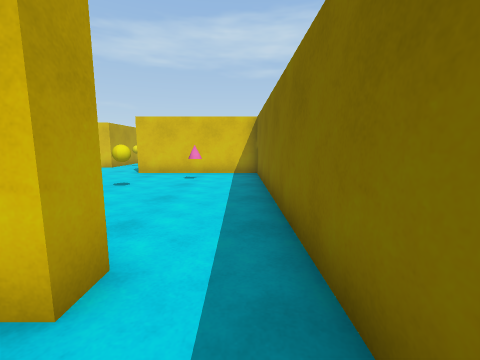
View 1 (above)

23 first-person views from a walk through a 3-D level made in the Unity game engine. The camera is 1.2 m above the floor, tilts 8° down and sees 90° across. The floor is counted in squares, 1 m on a side. Each view is taken from the middle of a square. On the plan, view 1 faces up. The plan holds only what a view shows up to about 12 squares ahead; the rest is blank. The player is left out.

View 2
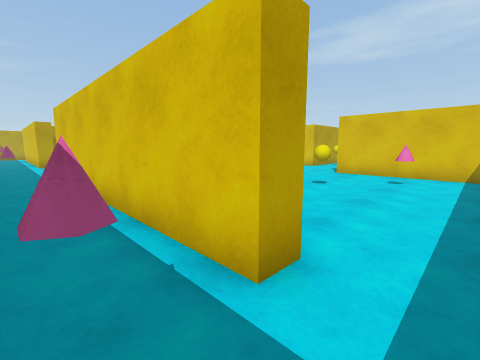

View 3
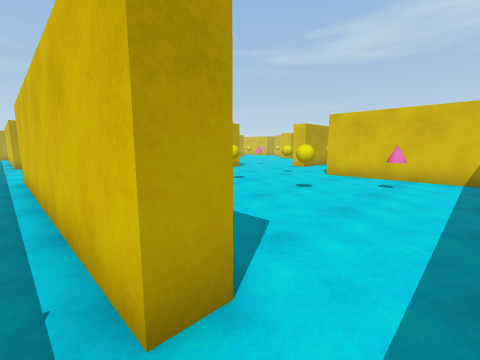

View 4
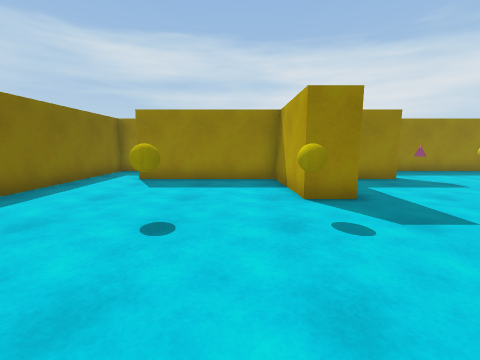

View 5
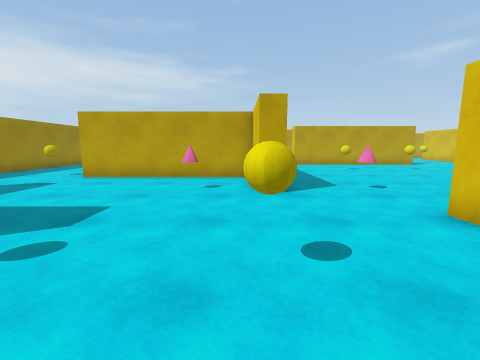

View 6
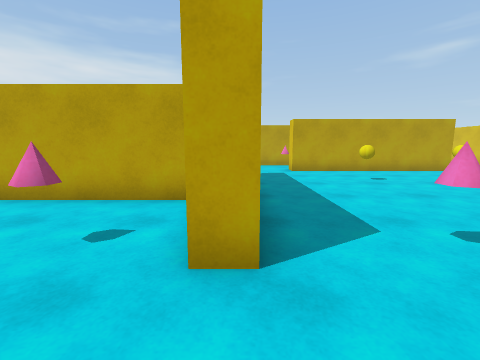

View 7
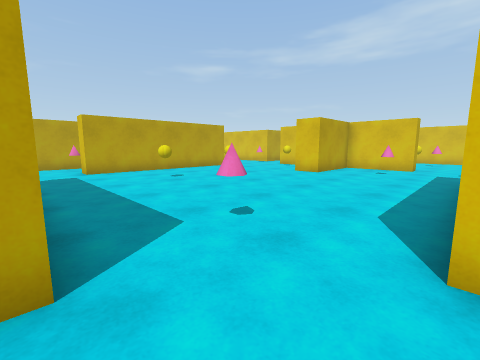

View 8
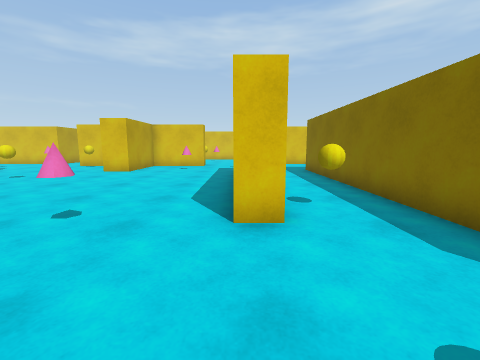

View 9
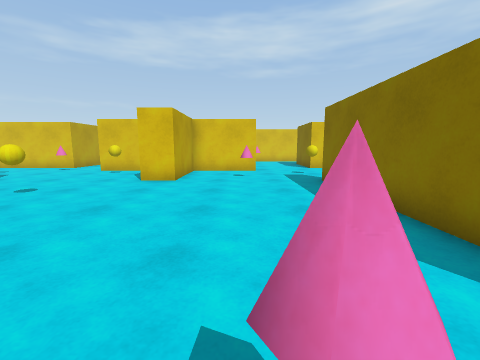

View 10
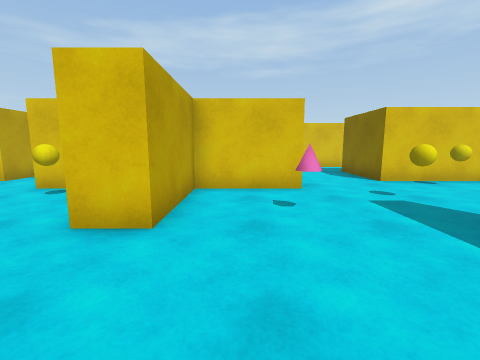

View 11
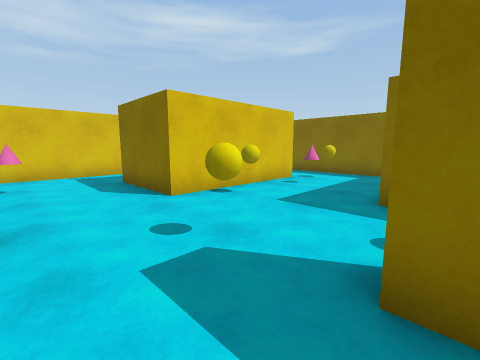

View 12
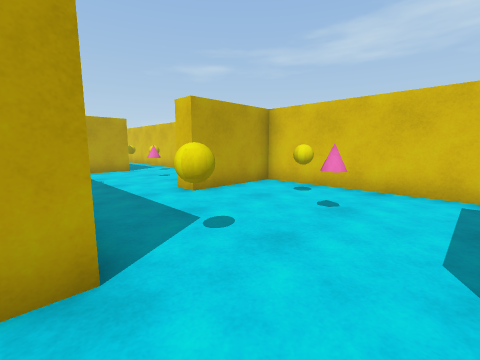

View 13
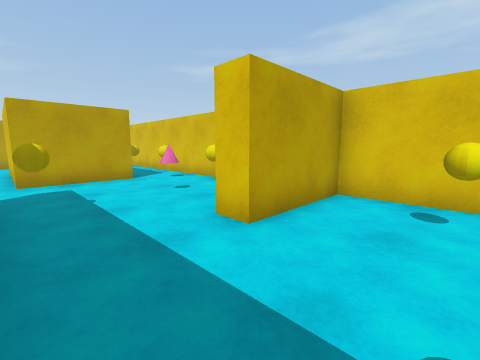

View 14
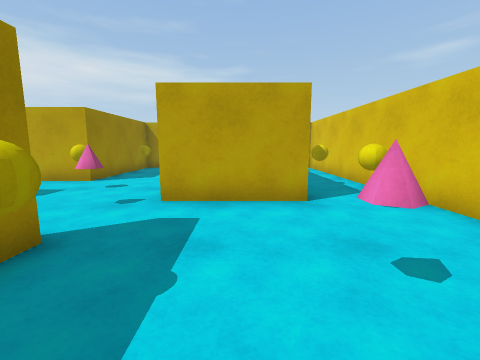

View 15
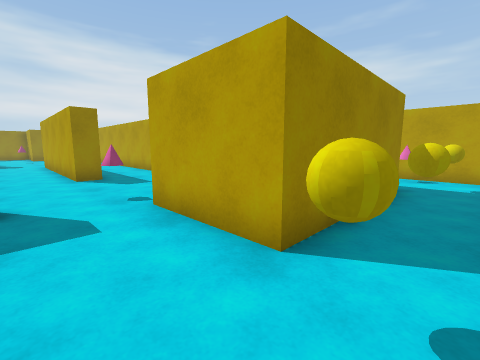

View 16
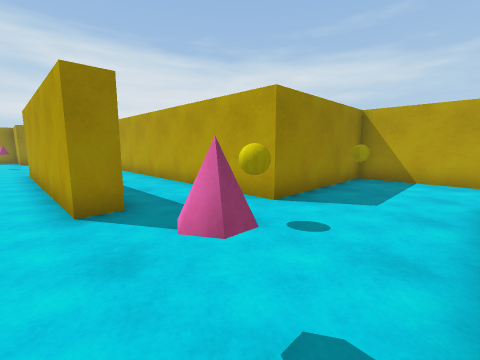

View 17
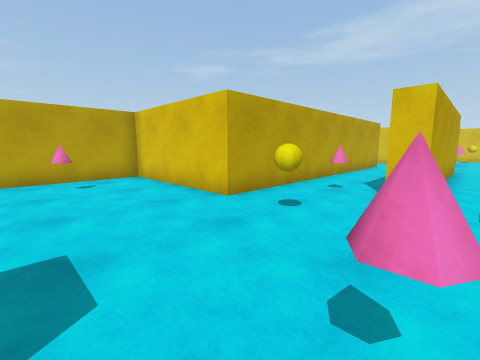

View 18
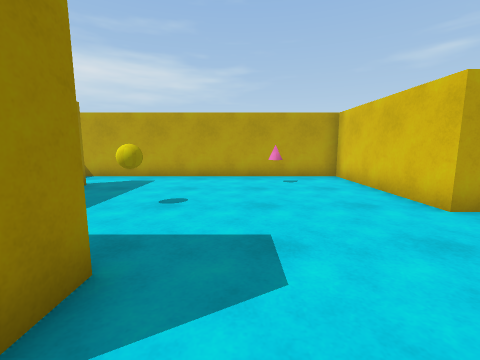

View 19
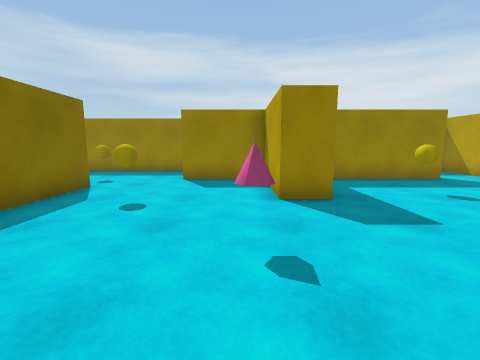

View 20
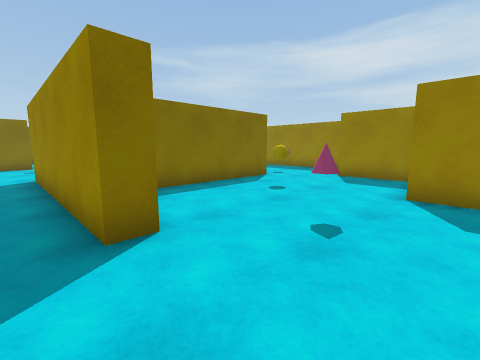

View 21
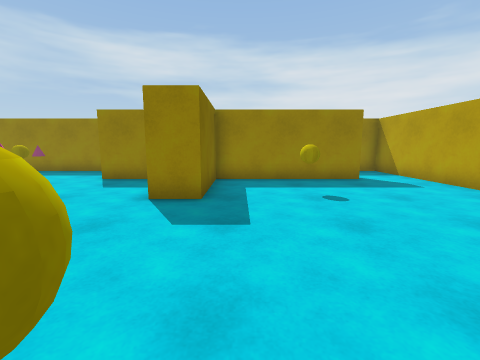

View 22
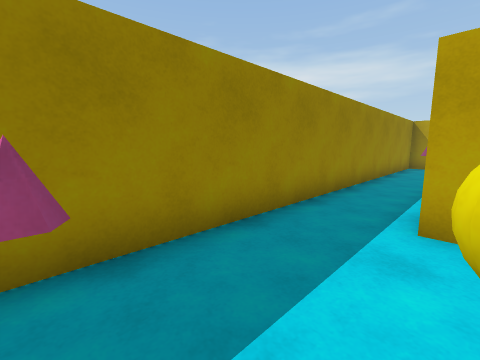

View 23
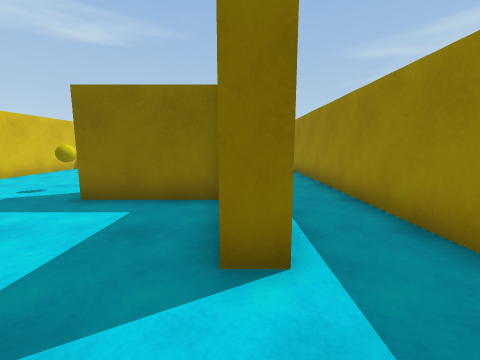

### Floor plan
Points are (right, up) in squares from view 1. A wall is a line through its corners. A room is listed if a view was taken in it or the views show most of it. See-through windows are left out.
Room 1 (views 1, 2, 3, 22, 23)
walls: (-1.3, 1.5) (-10.8, 1.5) (-10.8, 2.2); (-28.6, 1.6) (-28.6, -0.7) (0.8, -0.7) (0.8, 1.6)
ways out: opening at (-27.5, 2) to room 2; opening at (-14, 3) to room 2; opening at (-0.5, 2) to room 2
objects: yellow ball (-14, 2)
Room 2 (views 4, 5, 6, 7, 8, 9, 10, 11, 12, 13, 14, 15, 16, 17, 18, 19, 20, 21)
walls: (-8.1, 15.8) (-8.1, 21.5); (-7.2, 13.7) (-8.1, 13.7); (-17.9, 10.4) (-17.9, 11.2) (-10.2, 11.2) (-10.2, 10.5) (-13.3, 10.5) (-13.3, 3.9); (-20.6, 21.3) (-19.8, 21.3) (-19.8, 13.7) (-20.6, 13.7); (-15.9, 24.8) (-17.9, 24.8); (-10.2, 25.6) (-10.2, 24.8) (-13.3, 24.8) (-13.3, 21.4) (-14.5, 21.4); (-4.6, 11.1) (-4.6, 22.5); (-14.5, 3.9) (-14.5, 8.9); (-10.8, 2.2) (-9.4, 2.2); (-19.8, 2.8) (-19.8, 2.2) (-16.9, 2.2) (-16.9, 1.5); (-1.8, 26.3) (-7.1, 26.3) (-7.1, 29.5); (-18.3, 31.9) (-27.1, 31.9); (-7.7, 2.4) (-7.7, 5.6) (-6.5, 5.6) (-6.5, 2.2) (-1.3, 2.2) (-1.3, 1.5); (0.8, 23.6) (0.8, 27.6); (-6.3, 31.9) (-13.5, 31.9) (-13.5, 28.7) (-14.4, 28.7); (-25.5, 29.5) (-20.2, 29.5) (-20.2, 26.3) (-25.4, 26.3); (-28.6, 26.1) (-28.6, 22.8) (-23.3, 22.8) (-23.3, 10.8) (-28.6, 10.8) (-28.6, 1.6); (-26.5, 2.2) (-21.1, 2.2) (-21.1, 5.6) (-19.8, 5.6) (-19.8, 2.9); (-28.6, 31.1) (-28.6, 28.9); (0.8, 1.6) (0.8, 10.8) (-4.6, 10.8)
ways out: opening at (-27.5, 2) to room 1; opening at (-14, 3) to room 1; opening at (-0.5, 2) to room 1
objects: yellow ball (-26, 24); yellow ball (-26, 30); yellow ball (-24, 5); yellow ball (-22, 24); yellow ball (-22, 30); yellow ball (-21, 11); yellow ball (-19, 30); yellow ball (-17, 26); other object (-17, 30); yellow ball (-16, 6); yellow ball (-16, 15); yellow ball (-16, 19); yellow ball (-16, 24); yellow ball (-11, 30); yellow ball (-10, 27); yellow ball (-8, 23); yellow ball (-6, 7); yellow ball (-6, 10); yellow ball (-6, 15); yellow ball (-5, 25); yellow ball (-3, 7); other object (-1, 25)

Where each view was taken, in squares from view 1:
view 1: 0 up, 0 right, facing up
view 2: 0 up, 0 right, facing up-left
view 3: 1 up, 0 right, facing up-left
view 4: 11 up, 5 left, facing down
view 5: 10 up, 4 left, facing left
view 6: 11 up, 8 left, facing left
view 7: 11 up, 8 left, facing up-left
view 8: 10 up, 8 left, facing up
view 9: 13 up, 11 left, facing up
view 10: 18 up, 12 left, facing up
view 11: 21 up, 10 left, facing up-right
view 12: 25 up, 8 left, facing up-left
view 13: 26 up, 11 left, facing up-left
view 14: 28 up, 15 left, facing left
view 15: 31 up, 18 left, facing down-left
view 16: 26 up, 19 left, facing down-left
view 17: 7 up, 19 left, facing up-left
view 18: 7 up, 19 left, facing left
view 19: 11 up, 19 left, facing down
view 20: 12 up, 21 left, facing down-right
view 21: 11 up, 22 left, facing down
view 22: 2 up, 13 left, facing down-left
view 23: 2 up, 13 left, facing right
